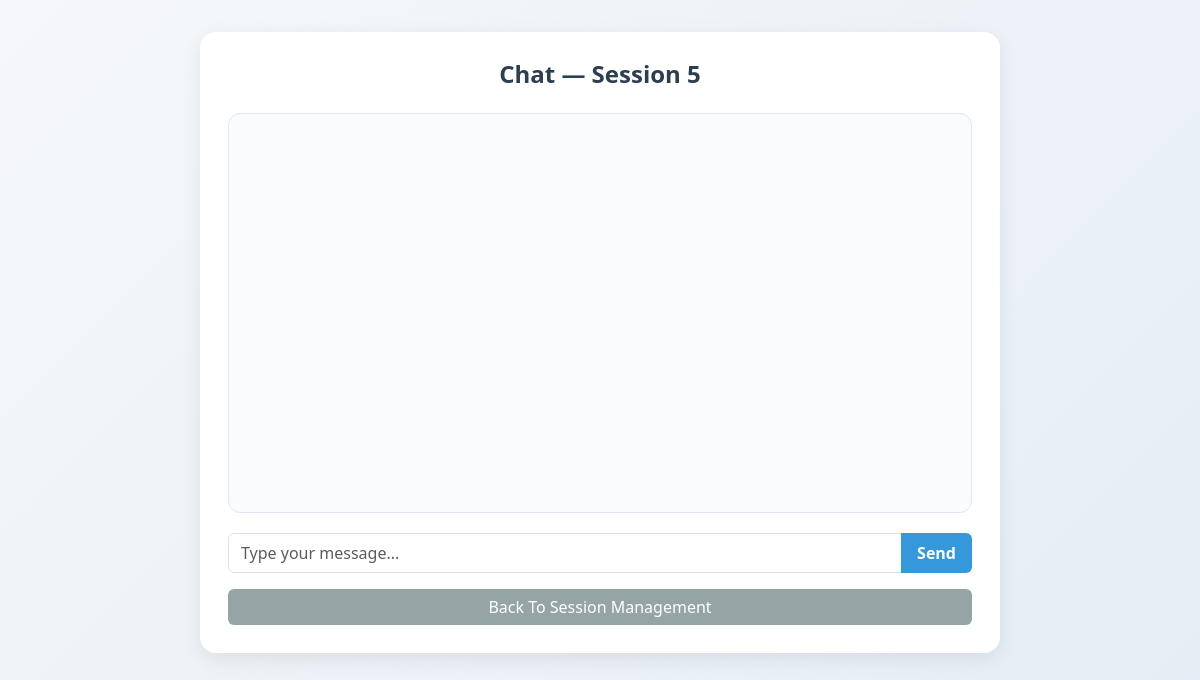
/chat/5 (signed in), run on an earlier commit of the app's database.
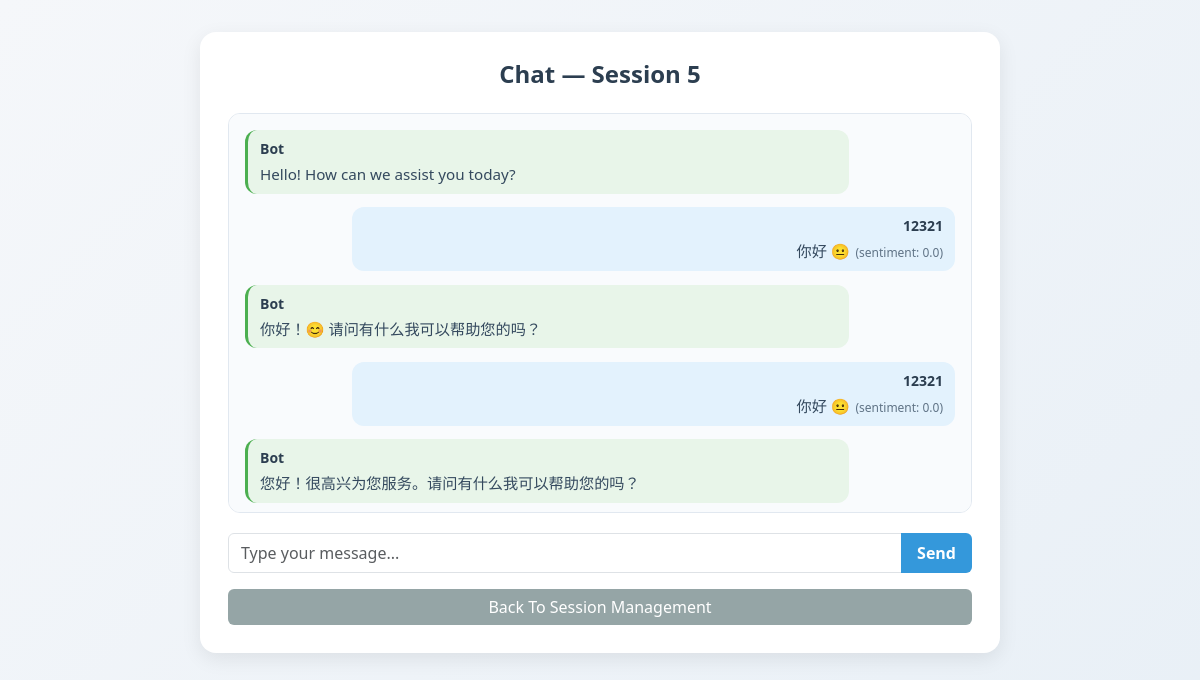
And on a later commit of the database.
### models.py (models this page shows, shortened)
class Message(db.Model):
    __tablename__ = 'messages'  # 复数表名| Plural table name
    id = db.Column(db.Integer, primary_key=True, autoincrement=True)
    session_id = db.Column(db.Integer, db.ForeignKey('chat_sessions.id'), nullable=False, comment='会话ID| Session ID')
    sender_id = db.Column(db.Integer, db.ForeignKey('users.id'), nullable=False, comment='发送者ID| Sender ID')
    receiver_id = db.Column(db.Integer, db.ForeignKey('users.id'), nullable=True, comment='接收者ID| Receiver ID')
    text = db.Column(db.Text, nullable=False, comment='消息内容| Message content')
    timestamp = db.Column(db.DateTime, default=lambda: datetime.now(UTC), comment='发送时间| Sending time')
    sentiment = db.Column(db.Float, nullable=True, comment='情感分析得分（-1~1）| Sentiment analysis score (-1~1)')
    message_type = db.Column(db.String(10), default='text', comment='消息类型：text/image/file| Message type: text/image/file')
    is_read = db.Column(db.Boolean, default=False, comment='是否已读| Whether read')
    file_url = db.Column(db.String(255), nullable=True, comment='文件/图片URL（非文本消息）| File/image URL (non-text messages)')
    sender = db.relationship('User', foreign_keys=[sender_id], backref='sent_messages', lazy=True)
    receiver = db.relationship('User', foreign_keys=[receiver_id], backref='received_messages', lazy=True)

class User(db.Model):
    __tablename__ = 'users'  # 显式指定表名（复数，避免歧义）| Explicitly specify table name (plural to avoid ambiguity)
    id = db.Column(db.Integer, primary_key=True, autoincrement=True)
    username = db.Column(db.String(20), unique=True, nullable=False, comment='用户名（唯一）| Username (unique)')
    password = db.Column(db.String(255), nullable=False, comment='加密后的密码| Encrypted password')
    role = db.Column(db.String(10), nullable=False, default='user', comment='角色：admin/agent/user| Role: admin/agent/user')
    email = db.Column(db.String(120), unique=True, nullable=True, comment='邮箱（可选，唯一）| Email (optional, unique)')
    phone = db.Column(db.String(11), unique=True, nullable=True, comment='手机号（可选，唯一）| Phone number (optional, unique)')
    real_name = db.Column(db.String(30), nullable=True, comment='真实姓名| Real name')
    avatar = db.Column(db.String(255), nullable=True, comment='头像URL| Avatar URL')
    is_active = db.Column(db.Boolean, default=True, comment='是否激活（禁用/启用）| Whether activated (disabled/enabled)')
    is_deleted = db.Column(db.Boolean, default=False, comment='软删除标记| Soft deletion flag')
    created_at = db.Column(db.DateTime, default=lambda: datetime.now(UTC), comment='创建时间（UTC）| Creation time (UTC)')
    updated_at = db.Column(db.DateTime, default=lambda: datetime.now(UTC), onupdate=lambda: datetime.now(UTC),
                           comment='更新时间| Update time')
    last_login_at = db.Column(db.DateTime, nullable=True, comment='最后登录时间| Last login time')
    initiated_chat_sessions = db.relationship(
        'ChatSession',
        foreign_keys='ChatSession.user_id',
        back_populates='initiator',
        lazy=True,
        cascade='all, delete-orphan'
    )
    handled_chat_sessions = db.relationship(
        'ChatSession',
        foreign_keys='ChatSession.agent_id',
        back_populates='handler',
        lazy=True,
        cascade='all, delete-orphan'
    )
    applied_appointments = db.relationship(
        'Appointment',
        foreign_keys='Appointment.user_id',
        back_populates='applicant',
        lazy=True
    )
    assigned_appointments = db.relationship(
        'Appointment',
        foreign_keys='Appointment.agent_id',
        back_populates='assigned_agent',
        lazy=True
    )
    friend_requests_sent = db.relationship(
        'FriendRelation',
        foreign_keys='FriendRelation.user_id',
        back_populates='user',
        lazy='dynamic',
        cascade='all, delete-orphan'
    )
    friend_requests_received = db.relationship(
        'FriendRelation',
        foreign_keys='FriendRelation.friend_id',
        back_populates='friend',
        lazy='dynamic',
        cascade='all, delete-orphan'
    )

### routes.py (the view)
    @app.route('/chat/<int:session_id>')
    def chat(session_id):
        if 'user_id' not in session:
            return redirect(url_for('login'))
        chat_session = ChatSession.query.get(session_id)
        if not chat_session:
            flash('Chat session not found!', 'error')
            return redirect(url_for('session_management'))
        user_id = session['user_id']
        if not (chat_session.user_id == user_id or chat_session.agent_id == None or chat_session.agent_id == user_id):
            flash('You have no permission to access this session!', 'error')
            return redirect(url_for('session_management'))
        messages = Message.query.filter_by(session_id=session_id).order_by(Message.timestamp).all()
        return render_template('chat.html', session_id=session_id, messages=messages)

### templates/chat.html (shortened to what this page needs)
<!DOCTYPE html>
<html lang="en">
<head>
    <link href="https://cdn.jsdelivr.net/npm/bootstrap@5.3.0/dist/css/bootstrap.min.css" rel="stylesheet">
</head>
<body>
    <div class="container">
        <div class="chat-card">
            <h1>Chat — Session {{ session_id }}</h1>
            <div id="chat">
                {% for msg in messages %}
                    {% set sender_name = msg.sender.username if msg.sender else 'Bot' %}
                    {% set is_user = (sender_name == session.username) %}
                    {% set msg_class = 'message user' if is_user else 'message bot' if sender_name == 'Bot' or sender_name != session.username  %}
                    {% set emoji = '' %}
                    {% set sentiment_part = '' %}
                    {% if is_user %}
                        {% if msg.sentiment > 0.5 %}{% set emoji = ' 😊' %}
                        {% elif msg.sentiment > 0 %}{% set emoji = ' 🙂' %}
                        {% elif msg.sentiment < -0.5 %}{% set emoji = ' 😠' %}
                        {% elif msg.sentiment < 0 %}{% set emoji = ' 😔' %}
                        {% else %}{% set emoji = ' 😐' %}{% endif %}
                        {% set sentiment_part = '<span class="sentiment-badge">(sentiment: ' + msg.sentiment|string + ')</span>' %}
                    {% endif %}
                    <div class="{{ msg_class }}">
                        <div class="message-header">{{ sender_name }}</div>
                        <div class="message-content">{{ msg.text }}{{ emoji | safe }}{{ sentiment_part | safe }}</div>
                    </div>
                {% endfor %}
            </div>
            <div class="input-group">
                <input type="text" id="message" class="form-control" placeholder="Type your message..."
                       onkeyup="if(event.keyCode === 13) sendMessage();">
                <button class="btn btn-primary" onclick="sendMessage()">Send</button>
            </div>
            <a href="/session_management" class="btn btn-secondary w-100">Back To Session Management</a>
        </div>
    </div>
</body>
</html>

What changed in the data, as far as the page shows it:
added Message: sender_name "Bot", text "Hello! How can we assist you today?"
added Message: text "你好", emoji "😐", sentiment_part "(sentiment: 0.0)"
now on this page (row edited): User: username "12321"
added Message: sender_name "Bot", text "你好！😊 请问有什么我可以帮助您的吗？"
added Message: text "你好", emoji "😐", sentiment_part "(sentiment: 0.0)"
added Message: sender_name "Bot", text "您好！很高兴为您服务。请问有什么我可以帮助您的吗？"
